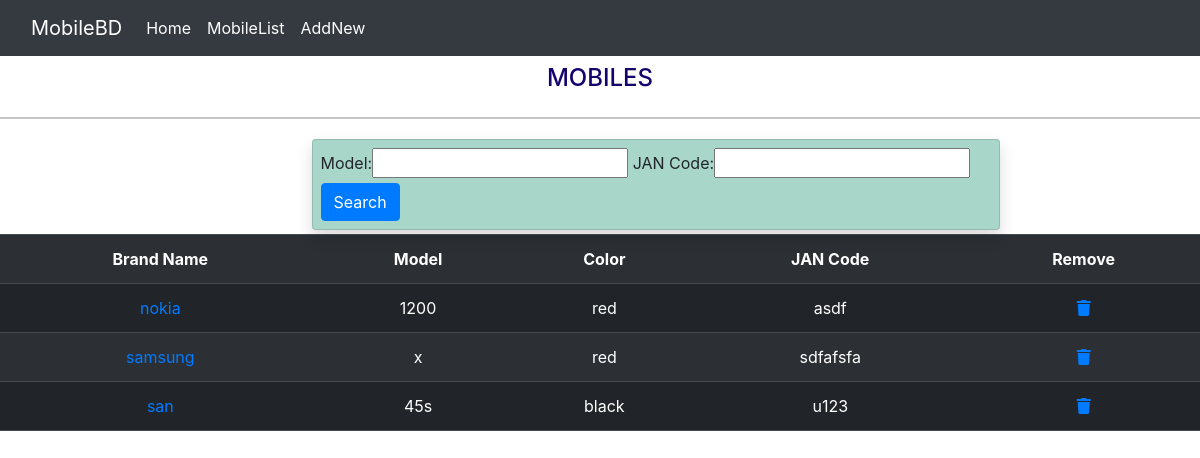
/mobile_list/, run on an earlier commit of the app's database.
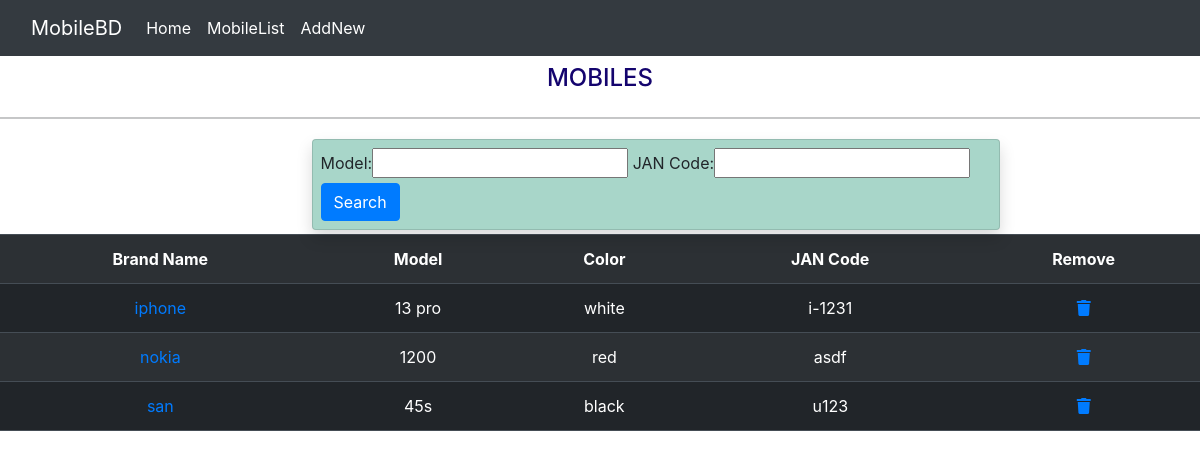
And on a later commit of the database.
### myapp/models.py (models this page shows, shortened)
class Mobile(models.Model):
    Brand_Name = models.CharField(max_length=50, blank=False , null=False)
    Model = models.CharField(max_length=50, blank=False , null=False )
    Color = models.CharField(max_length=50,  blank=False , null=False)
    JAN_Code = models.CharField(max_length=50, blank= False, null=False)

### myapp/views.py (the view)
# urls.py: path('mobile_list/',views.mobile_list,name='mobile_list'),
def mobile_list(request):
    mobile_list = Mobile.objects.order_by('Brand_Name')
    myFilter = MobileFilter(request.GET,queryset=mobile_list)
    mobile_list = myFilter.qs
    return render(request, 'mobile_list.html', {'mobiles':mobile_list, 'myFilter':myFilter})

### templates/mobile_list.html
{% extends 'index.html' %}
{% block body %}
<h4 class="text-center p-2">MOBILES</h4>
<hr>
<div class="row">
    <div class="col-lg-3 ">
    </div>
    <div class="col-lg-6">
        <div style="width:43rem;" id="filterbar" class="card justify-content-center m-1 p-2 shadow">
            <form action="" method="GET">
                {{myFilter.form}}
                <button class="btn btn-primary" type="submit">Search</button>
            </form>
        </div>
    </div>
    <div class="col-lg-3">
    </div>
</div>
<div class="tablecontent">
    <div class="left">
        <table class="table table-dark table-striped">
            <tr>
                <th style="text-align: center;">Brand Name</th>
                <th style="text-align: center;">Model</th>
                <th style="text-align: center;">Color</th>
                <th style="text-align: center;">JAN Code</th>
                <th style="text-align: center;">Remove</th>
            </tr>
            {% for mobile in mobiles %}
            <tr>
                <td style="text-align: center;"><a href="{% url 'mobileinfo' mobile.id %}">{{mobile.Brand_Name}}</a></td>
                <td style="text-align: center;">{{mobile.Model}}</td>
                <td style="text-align: center;">{{mobile.Color}}</td>
                <td style="text-align: center;">{{mobile.JAN_Code}}</td>
                <td style="text-align: center;"><a href="{% url 'mobiledelete' mobile.id %}"><i class="fas fa-trash"></i></a></td>
                {% endfor %}
            </tr>
        </table>
    </div>
{% endblock %}

What changed in the data, as far as the page shows it:
removed Mobile: Brand_Name "samsung", Model "x", Color "red", JAN_Code "sdfafsfa"
added Mobile: Brand_Name "iphone", Model "13 pro", Color "white", JAN_Code "i-1231"
